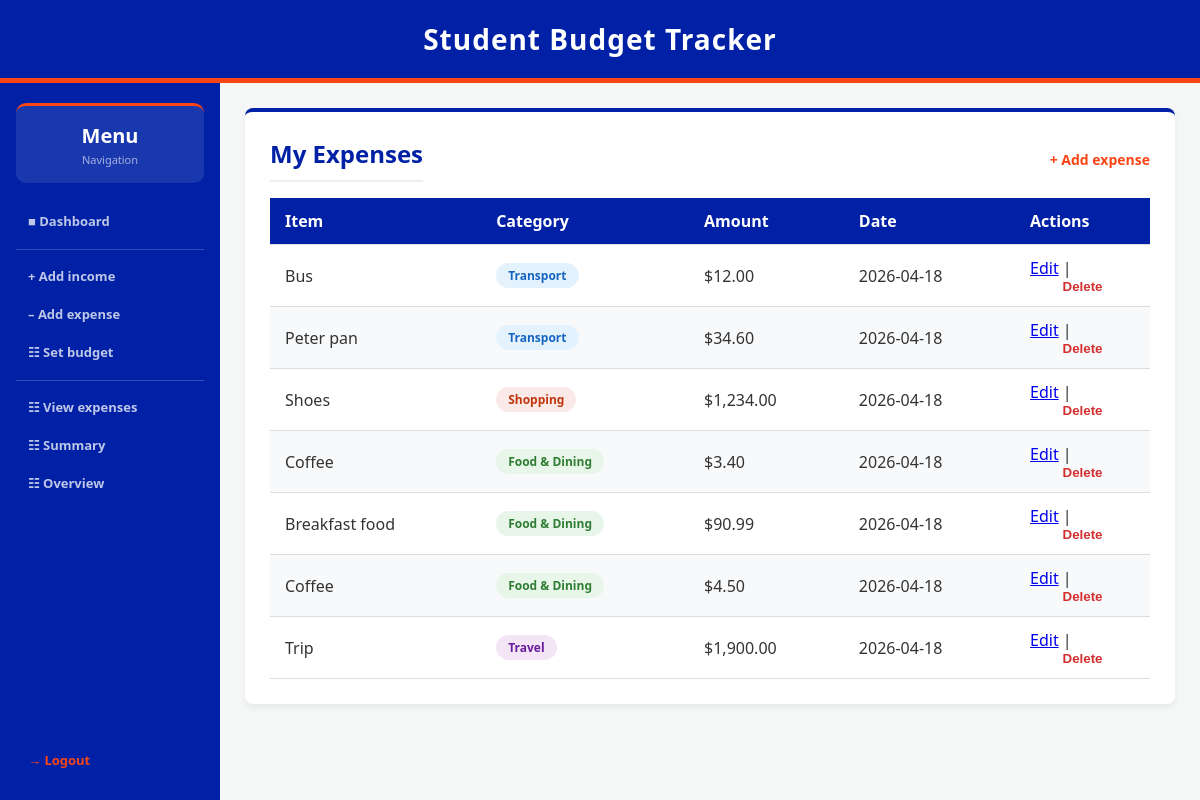
The app's page /view_expenses (signed in), older data.
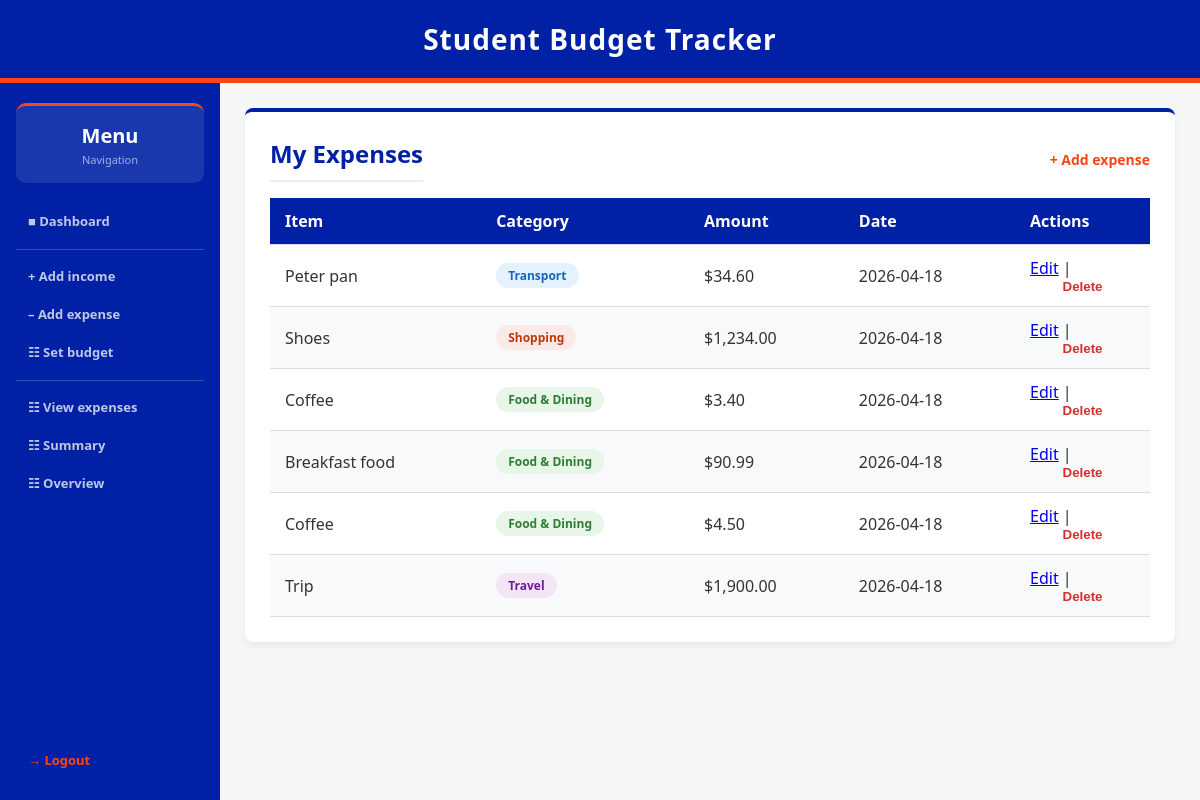
The same page, newer data.
### tables this page shows
CREATE TABLE expenses (
    expense_id INTEGER PRIMARY KEY AUTOINCREMENT,
    user_id INTEGER NOT NULL,
    category TEXT NOT NULL,
    amount REAL NOT NULL CHECK(amount > 0),
    date TIMESTAMP DEFAULT CURRENT_TIMESTAMP, description TEXT DEFAULT "",
    FOREIGN KEY (user_id) REFERENCES users (id)
);

### app.py (the view)
@app.route('/view_expenses')
def view_expenses():
    if 'user_id' not in session:
        return redirect(url_for('login'))
    expenses = data_manager.get_expenses(session['user_id'])
    success_message = session.pop('success_message', None)
    error_message = session.pop('error_message', None)
    return render_template('view_expenses.html', expenses=expenses, success_message=success_message, error_message=error_message)

### data_manager.py (called while the page is built)
def get_db_connection():
    return sqlite3.connect(DB_NAME)

def get_expenses(user_id):
    connection = get_db_connection()
    cursor = connection.cursor()
    cursor.execute("SELECT * FROM expenses WHERE user_id = ?", (user_id,))
    expenses = cursor.fetchall()
    connection.close()
    return expenses

### templates/view_expenses.html (shortened to what this page needs)
{% extends "layout.html" %}
{% block content %}
<div class="card">
    <div style="display:flex; justify-content:space-between; align-items:center; margin-bottom:1rem;">
        <h2 style="margin:0;">My Expenses</h2>
        <a href="{{ url_for('add_expense') }}" class="cta-link" style="font-size:14px;">+ Add expense</a>
    </div>
    {% if expenses %}
        <table>
            <thead>
                <tr>
                    <th>Item</th>
                    <th>Category</th>
                    <th>Amount</th>
                    <th>Date</th>
                    <th>Actions</th>
                </tr>
            </thead>
            <tbody>
                {% for expense in expenses %}
                {% set cat = expense[2]|lower %}
                {% if 'food' in cat %}{% set badge = 'badge-food' %}
                {% elif 'transport' in cat %}{% set badge = 'badge-transport' %}
                {% elif 'entertain' in cat %}{% set badge = 'badge-entertainment' %}
                {% elif 'rent' in cat or 'util' in cat %}{% set badge = 'badge-rent' %}
                {% elif 'health' in cat or 'fit' in cat %}{% set badge = 'badge-health' %}
                {% elif 'edu' in cat %}{% set badge = 'badge-education' %}
                {% elif 'shop' in cat %}{% set badge = 'badge-shopping' %}
                {% elif 'travel' in cat %}{% set badge = 'badge-travel' %}
                {% else %}{% set badge = 'badge-other' %}
                {% endif %}
                <tr>
                    <td>{{ (expense[5]|capitalize) if expense[5] else '—' }}</td>
                    <td><span class="badge {{ badge }}">{{ expense[2] }}</span></td>
                    <td>${{ "{:,.2f}".format(expense[3]|float) }}</td>
                    <td>{{ expense[4][:10] }}</td>
                    <td>
                        <a href="{{ url_for('edit_expense', expense_id=expense[0]) }}">Edit</a> |
                        <form method="POST" action="{{ url_for('delete_expense', expense_id=expense[0]) }}" style="display:inline;">
                            <button type="submit" style="background:none;border:none;color:#d32f2f;font-weight:bold;cursor:pointer;padding:0;">Delete</button>
                        </form>
                    </td>
                </tr>
                {% endfor %}
            </tbody>
        </table>
    {% else %}
        <p>No expenses logged yet. <a href="{{ url_for('add_expense') }}" class="cta-link">Add one now!</a></p>
    {% endif %}
</div>
{% endblock %}

### templates/layout.html (shortened to what this page needs)
<!DOCTYPE html>
<html lang="en">
<head>
</head>
<body>
    <header>
        <h2>Student Budget Tracker</h2>
    </header>
    <div class="app-body">
        {% if session.get('user_id') and request.endpoint not in ['login', 'register'] %}
        <div class="sidebar">
            <div class="balance-card">
                <div class="bal-amount">Menu</div>
                <div class="bal-label">Navigation</div>
            </div>
            <a href="{{ url_for('dashboard') }}">&#9632; Dashboard</a>
            <div class="nav-divider"></div>
            <a href="{{ url_for('add_income') }}">+ Add income</a>
            <a href="{{ url_for('add_expense') }}">&#8211; Add expense</a>
            <a href="{{ url_for('set_budget') }}">&#9783; Set budget</a>
            <div class="nav-divider"></div>
            <a href="{{ url_for('view_expenses') }}">&#9783; View expenses</a>
            <a href="{{ url_for('spending_summary') }}">&#9783; Summary</a>
            <a href="{{ url_for('financial_overview') }}">&#9783; Overview</a>
            <div class="nav-spacer"></div>
            <a href="{{ url_for('logout') }}" class="logout-btn">&#8594; Logout</a>
        </div>
        {% endif %}
        <div class="main-wrapper">
            {% block content %}{% endblock %}
        </div>
    </div>
</body>
</html>

### templates/layout.html (style rules this page uses)
:root { --uf-blue: #0021A5; --uf-orange: #FA4616; --bg-color: #f4f7f6; --text-color: #333333; --card-bg: #ffffff; }
* { box-sizing: border-box; margin: 0; padding: 0; }
body { font-family: 'Segoe UI', Tahoma, Geneva, Verdana, sans-serif; background-color: var(--bg-color); color: var(--text-color); min-height: 100vh; display: flex; flex-direction: column; }
header { background-color: var(--uf-blue); color: white; padding: 20px 0; text-align: center; border-bottom: 5px solid var(--uf-orange); }
header h2 { margin: 0; font-size: 28px; letter-spacing: 1px; }
.app-body { display: flex; flex: 1; }
.sidebar { width: 220px; background-color: var(--uf-blue); display: flex; flex-direction: column; padding: 1.25rem 1rem; flex-shrink: 0; min-height: 100%; }
.balance-card { background: rgba(255,255,255,0.1); border-radius: 10px; padding: 1rem; text-align: center; border-top: 3px solid var(--uf-orange); margin-bottom: 1.25rem; }
.balance-card .bal-amount { font-size: 20px; font-weight: 700; color: #fff; margin-bottom: 3px; }
.balance-card .bal-label { font-size: 11px; color: rgba(255,255,255,0.6); }
.nav-divider { height: 1px; background: rgba(255,255,255,0.2); margin: 8px 0; }
.sidebar a { display: flex; align-items: center; gap: 10px; padding: 9px 12px; border-radius: 8px; color: rgba(255,255,255,0.75); text-decoration: none; font-size: 13px; font-weight: 600; transition: all 0.2s; margin-bottom: 2px; }
.logout-btn { color: var(--uf-orange) !important; }
.nav-spacer { flex: 1; }
.main-wrapper { flex: 1; padding: 25px; min-width: 0; }
.card { background-color: var(--card-bg); padding: 25px; border-radius: 8px; box-shadow: 0 4px 6px rgba(0,0,0,0.05); margin-bottom: 25px; border-top: 4px solid var(--uf-blue); }
.card h2 { margin-top: 0; color: var(--uf-blue); border-bottom: 2px solid #eee; padding-bottom: 10px; margin-bottom: 20px; }
.card button { display: block; width: 100%; padding: 14px; background-color: var(--uf-blue); color: white; border: none; border-radius: 6px; font-weight: bold; cursor: pointer; transition: background 0.3s ease; }
table { width: 100%; border-collapse: collapse; margin-top: 10px; }
th, td { padding: 12px 15px; text-align: left; }
th { background-color: var(--uf-blue); color: white; font-weight: 600; }
tr { border-bottom: 1px solid #dddddd; }
tr:nth-child(even) { background-color: #f8f9fa; }
.cta-link { color: var(--uf-orange); font-weight: bold; text-decoration: none; }

### templates/view_expenses.html (style rules this page uses)
.badge { display: inline-block; padding: 4px 12px; border-radius: 20px; font-size: 12px; font-weight: 600; }
.badge-food { background: #e8f5e9; color: #2e7d32; }
.badge-transport { background: #e3f2fd; color: #1565c0; }
.badge-shopping { background: #fbe9e7; color: #bf360c; }
.badge-travel { background: #f3e5f5; color: #6a1b9a; }

Row changes from the older to the newer data that the page shows:
removed expenses: description "Bus", category "Transport", amount "12.00", date "2026-04-18"
